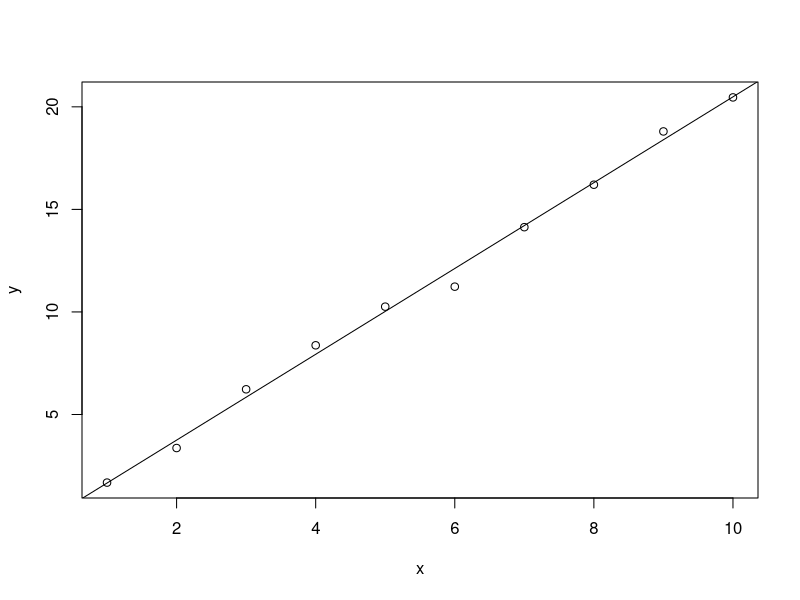

The R source for this figure:
#!/usr/bin/env Rscript
randata=runif(10,-1,1)
x=c(1:10)
y=2*x+3*(randata/2)
df=data.frame(x,y)
plot(df)
lin.fit=lm(y~x,df)
abline(lin.fit)
print(summary(lin.fit))
write.table(df,file="testdata.csv",row.names=FALSE,col.names=FALSE,sep=",")
